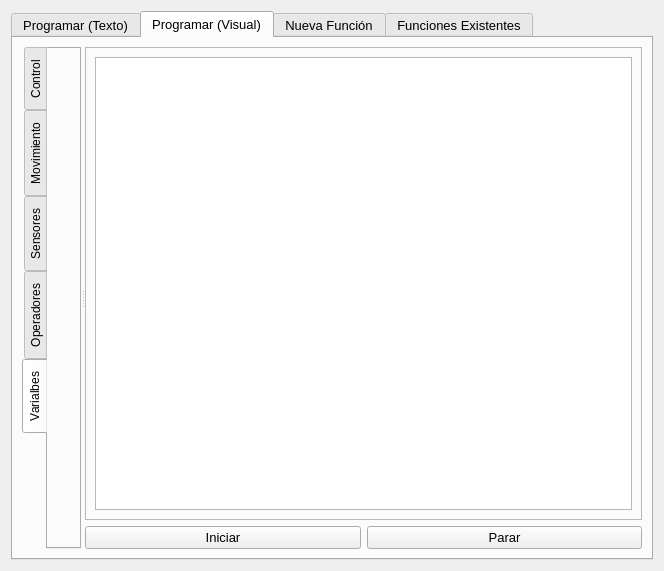
<?xml version="1.0" encoding="UTF-8"?>
<ui version="4.0">
 <class>Dialog</class>
 <widget class="QDialog" name="Dialog">
  <property name="geometry">
   <rect>
    <x>0</x>
    <y>0</y>
    <width>664</width>
    <height>571</height>
   </rect>
  </property>
  <property name="windowTitle">
   <string>Dialog</string>
  </property>
  <layout class="QGridLayout" name="gridLayout_2">
   <item row="0" column="0">
    <widget class="QTabWidget" name="Tabwi">
     <property name="font">
      <font>
       <pointsize>10</pointsize>
      </font>
     </property>
     <property name="whatsThis">
      <string>&lt;html&gt;&lt;head/&gt;&lt;body&gt;&lt;p&gt;H&lt;/p&gt;&lt;p&gt;&lt;br/&gt;&lt;/p&gt;&lt;/body&gt;&lt;/html&gt;</string>
     </property>
     <property name="tabPosition">
      <enum>QTabWidget::North</enum>
     </property>
     <property name="tabShape">
      <enum>QTabWidget::Rounded</enum>
     </property>
     <property name="currentIndex">
      <number>1</number>
     </property>
     <widget class="QWidget" name="program_text">
      <attribute name="title">
       <string>Programar (Texto)</string>
      </attribute>
      <layout class="QHBoxLayout" name="horizontalLayout">
       <item>
        <layout class="QVBoxLayout" name="verticalLayout_6">
         <item>
          <widget class="QLabel" name="label_3">
           <property name="text">
            <string>Programa</string>
           </property>
          </widget>
         </item>
         <item>
          <widget class="QPlainTextEdit" name="plainTextEdit_2"/>
         </item>
        </layout>
       </item>
       <item>
        <layout class="QVBoxLayout" name="verticalLayout_5">
         <item>
          <widget class="QFrame" name="frame">
           <property name="minimumSize">
            <size>
             <width>320</width>
             <height>240</height>
            </size>
           </property>
           <property name="maximumSize">
            <size>
             <width>320</width>
             <height>240</height>
            </size>
           </property>
           <property name="frameShape">
            <enum>QFrame::StyledPanel</enum>
           </property>
           <property name="frameShadow">
            <enum>QFrame::Raised</enum>
           </property>
          </widget>
         </item>
         <item>
          <spacer name="verticalSpacer">
           <property name="orientation">
            <enum>Qt::Vertical</enum>
           </property>
           <property name="sizeHint" stdset="0">
            <size>
             <width>20</width>
             <height>40</height>
            </size>
           </property>
          </spacer>
         </item>
         <item>
          <layout class="QHBoxLayout" name="horizontalLayout_5">
           <item>
            <widget class="QPushButton" name="pushButton_3">
             <property name="text">
              <string>Iniciar</string>
             </property>
            </widget>
           </item>
           <item>
            <widget class="QPushButton" name="pushButton_4">
             <property name="text">
              <string>Parar</string>
             </property>
            </widget>
           </item>
          </layout>
         </item>
        </layout>
       </item>
      </layout>
     </widget>
     <widget class="QWidget" name="program_visual">
      <attribute name="title">
       <string>Programar (Visual)</string>
      </attribute>
      <layout class="QGridLayout" name="gridLayout">
       <item row="0" column="0">
        <widget class="QSplitter" name="splitter">
         <property name="orientation">
          <enum>Qt::Horizontal</enum>
         </property>
         <widget class="QTabWidget" name="tabWidget_2">
          <property name="font">
           <font>
            <pointsize>9</pointsize>
            <weight>50</weight>
            <italic>false</italic>
            <bold>false</bold>
            <strikeout>false</strikeout>
            <kerning>true</kerning>
           </font>
          </property>
          <property name="tabPosition">
           <enum>QTabWidget::West</enum>
          </property>
          <property name="currentIndex">
           <number>4</number>
          </property>
          <widget class="QWidget" name="control">
           <attribute name="title">
            <string>Control</string>
           </attribute>
          </widget>
          <widget class="QWidget" name="move">
           <attribute name="title">
            <string>Movimiento</string>
           </attribute>
          </widget>
          <widget class="QWidget" name="sensors">
           <attribute name="title">
            <string>Sensores</string>
           </attribute>
          </widget>
          <widget class="QWidget" name="operators">
           <attribute name="title">
            <string>Operadores</string>
           </attribute>
          </widget>
          <widget class="QWidget" name="vars">
           <attribute name="title">
            <string>Varialbes</string>
           </attribute>
          </widget>
         </widget>
         <widget class="QWidget" name="layoutWidget">
          <layout class="QVBoxLayout" name="verticalLayout_3">
           <item>
            <widget class="QFrame" name="frame_2">
             <property name="frameShape">
              <enum>QFrame::StyledPanel</enum>
             </property>
             <property name="frameShadow">
              <enum>QFrame::Raised</enum>
             </property>
             <layout class="QGridLayout" name="gridLayout_5">
              <item row="0" column="0">
               <widget class="QGraphicsView" name="view"/>
              </item>
             </layout>
            </widget>
           </item>
           <item>
            <layout class="QHBoxLayout" name="horizontalLayout_4">
             <item>
              <widget class="QPushButton" name="pushButton">
               <property name="text">
                <string>Iniciar</string>
               </property>
              </widget>
             </item>
             <item>
              <widget class="QPushButton" name="pushButton_2">
               <property name="text">
                <string>Parar</string>
               </property>
              </widget>
             </item>
            </layout>
           </item>
          </layout>
         </widget>
        </widget>
       </item>
      </layout>
     </widget>
     <widget class="QWidget" name="new_funtion">
      <property name="toolTip">
       <string>&lt;html&gt;&lt;head/&gt;&lt;body&gt;&lt;p&gt;ASD&lt;/p&gt;&lt;p&gt;&lt;br/&gt;&lt;/p&gt;&lt;/body&gt;&lt;/html&gt;</string>
      </property>
      <attribute name="title">
       <string>Nueva Función</string>
      </attribute>
      <layout class="QVBoxLayout" name="verticalLayout">
       <item>
        <layout class="QGridLayout" name="gridLayout_3">
         <item row="0" column="0">
          <widget class="QLabel" name="label">
           <property name="text">
            <string>Nombre Función</string>
           </property>
          </widget>
         </item>
         <item row="0" column="1">
          <widget class="QLabel" name="label_4">
           <property name="text">
            <string>TIpo</string>
           </property>
          </widget>
         </item>
         <item row="1" column="0">
          <widget class="QLineEdit" name="lineEdit"/>
         </item>
         <item row="1" column="1">
          <widget class="QComboBox" name="comboBox"/>
         </item>
        </layout>
       </item>
       <item>
        <layout class="QVBoxLayout" name="verticalLayout_2">
         <item>
          <widget class="QLabel" name="label_2">
           <property name="text">
            <string>Código de la Función</string>
           </property>
          </widget>
         </item>
         <item>
          <widget class="QPlainTextEdit" name="plainTextEdit"/>
         </item>
        </layout>
       </item>
      </layout>
     </widget>
     <widget class="QWidget" name="exist_funtion">
      <attribute name="title">
       <string>Funciones Existentes</string>
      </attribute>
      <layout class="QHBoxLayout" name="horizontalLayout_3">
       <item>
        <widget class="QListWidget" name="listWidget_3">
         <property name="maximumSize">
          <size>
           <width>181</width>
           <height>16777215</height>
          </size>
         </property>
        </widget>
       </item>
       <item>
        <layout class="QVBoxLayout" name="verticalLayout_8">
         <item>
          <layout class="QGridLayout" name="gridLayout_4">
           <item row="0" column="0">
            <widget class="QLabel" name="label_6">
             <property name="text">
              <string>Nombre Función</string>
             </property>
            </widget>
           </item>
           <item row="0" column="1">
            <widget class="QLabel" name="label_7">
             <property name="text">
              <string>TIpo</string>
             </property>
            </widget>
           </item>
           <item row="1" column="0">
            <widget class="QLineEdit" name="lineEdit_2"/>
           </item>
           <item row="1" column="1">
            <widget class="QComboBox" name="comboBox_2"/>
           </item>
          </layout>
         </item>
         <item>
          <layout class="QVBoxLayout" name="verticalLayout_4">
           <item>
            <widget class="QLabel" name="label_5">
             <property name="text">
              <string>Código de la Función</string>
             </property>
            </widget>
           </item>
           <item>
            <widget class="QPlainTextEdit" name="plainTextEdit_3"/>
           </item>
          </layout>
         </item>
        </layout>
       </item>
      </layout>
     </widget>
    </widget>
   </item>
  </layout>
 </widget>
 <resources/>
 <connections/>
</ui>
